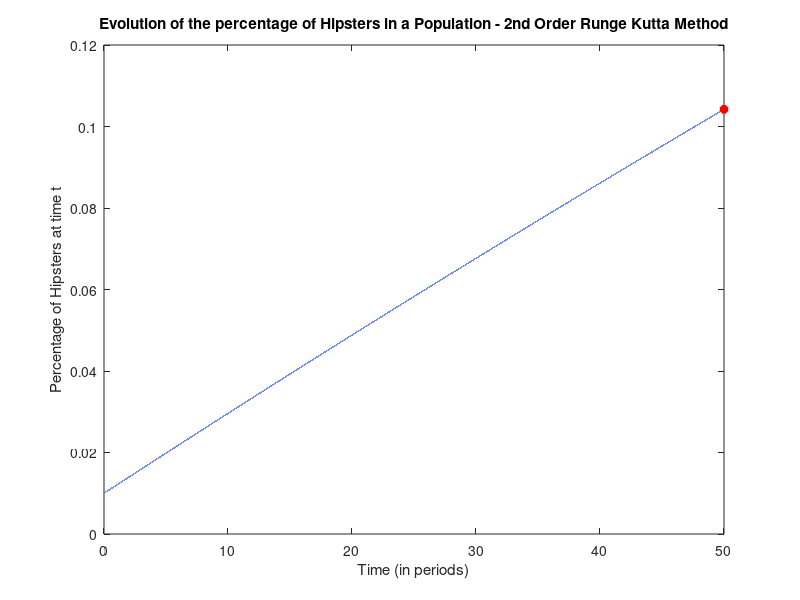

This figure's MATLAB source:
clc
clear
close



N = 100000;
t0 = 0;
T = 50;
dt = (T-t0)/N;

p0 = 0.01; % Percentage of Hipsters in the population at time 0
r = 0.1; % Percentage of people born Hipster from couples with at least 1 non Hipsters parent
b = 0.02; %Birth rate


P = [p0 zeros(1,N)];
t = [t0 zeros(1,N)];

%% 2nd Order Runge - Kutta Method --> It does not need the extra step for initialization (Compared with the Midpoint Method)

for n = 1 : N
    k1 = r*b*(1-P(n))*dt; %Estimate of the derivative at time t   (* dt)
    P_midstep = P(n) + k1/2; %Itermediate estimate of function at time t+dt/2
    k2 = r*b*(1-P_midstep)*dt; %Estimate of slope at time t + dt/2     (* dt)
    P(n+1) = P(n) + k2; % Estimate of P(n+1)
    t(n+1)=t(n)+dt;
end


P = P(2:end);
t = t(1:end-1);


Percentage_Hipsters_Time50 = P(end);
plot(t,P)
hold on
plot(t(end),P(end),"r*","LineWidth",3);
hold off
title('Evolution of the percentage of Hipsters in a Population - 2nd Order Runge Kutta Method')
xlabel('Time (in periods)')
ylabel('Percentage of Hipsters at time t')

fprintf('Percentage of Hipsters after 50 periods (Using 2nd Order Runge - Kutta Method):  %.9f Percent \n',Percentage_Hipsters_Time50)

%% Error of the numerical solution
p_analytical = 0.1042109561444000; %Analytical solution for p
error = abs(Percentage_Hipsters_Time50-p_analytical);
fprintf('The error of the estimation is %.16f \n',error)